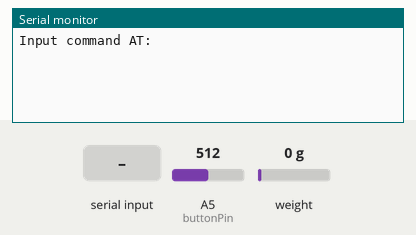
Recording of a sketch running on a simulated Arduino Uno, built with avr-gcc and run on an emulated ATmega328P. On the bench: the last lines printed to the serial monitor. Inputs (shaded band) come from the test bench; at power-on: weight on the scale 0 g, A5 (buttonPin) = 512.

Above: at 2.2 s.
2.3 s: "1" received over the second serial link
At 2.59 s:
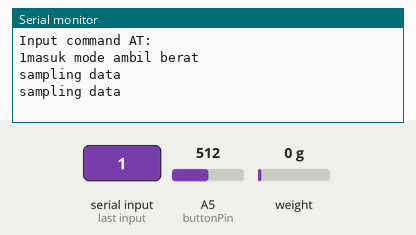
3.8 s: weight on the scale set to 100 g
At 6.4 s:
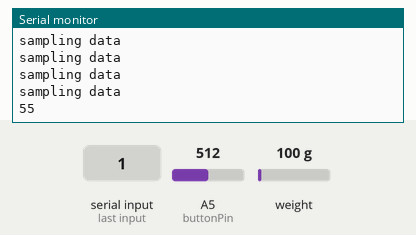
6.8 s: "0" received over the second serial link
At 7.8 s:
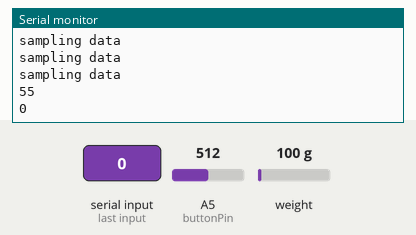

The sketch:

timbangan.ino
```cpp
#include <SoftwareSerial.h>
#include "HX711.h"
#define DOUT  A1
#define CLK  A0

HX711 scale;

float calibration_factor = 930;
float GRAM;
const int buttonPin = A5;
int buttonState = 0;
String convert;
int step=0;
int beratrata=0;

bool ambilBerat = false;
char command = 0;

SoftwareSerial module_bluetooth(10, 11); // pin RX | TX


void setup()
{
    Serial.begin(9600); //menggunakan komunikasi serial softawre IDE pada 9600 bps
    Serial.println("Input command AT:");
    module_bluetooth.begin(9600); //Baudrateb module bluetooth
    scale.begin( DOUT, CLK);
    scale.set_scale();
    scale.tare();
    pinMode(buttonPin,INPUT);
}
void loop() {
    scale.set_scale(calibration_factor);
    buttonState = analogRead(buttonPin);
    if(buttonState >1000)
     {
          scale.tare();
     }
    //Membaca terhubungnya koneksi HC05 dengan arduino pada serial Monitor
    if (module_bluetooth.available())
    {
      command = module_bluetooth.read();
      Serial.write(command);
    }

    if(command=='1')
    {
      ambilBerat = true;
      Serial.println("masuk mode ambil berat");
      command = 0;
    }
    if(ambilBerat)
    {
      Serial.println("sampling data");
      GRAM = scale.get_units(), 4;
          if (GRAM <= 0){
             GRAM = 0;
          }
         beratrata+=GRAM;

            if(step==20){
              beratrata = beratrata/step;
              convert = String(beratrata);
              convert = " "+convert;


              Serial.println(beratrata);
              module_bluetooth.println(convert);
              step=-1;
              beratrata=0;
              ambilBerat=false;
            }
      step++;
   }
   delay(50);
}
```

Measured:
- after the input at 2.3 s, the serial monitor: prints a new line at once (image 1)
- after the input at 3.8 s, the serial monitor: prints a new line after 1.6 s (image 2)
- after the input at 6.8 s, the serial monitor: prints a new line at once (image 3)
